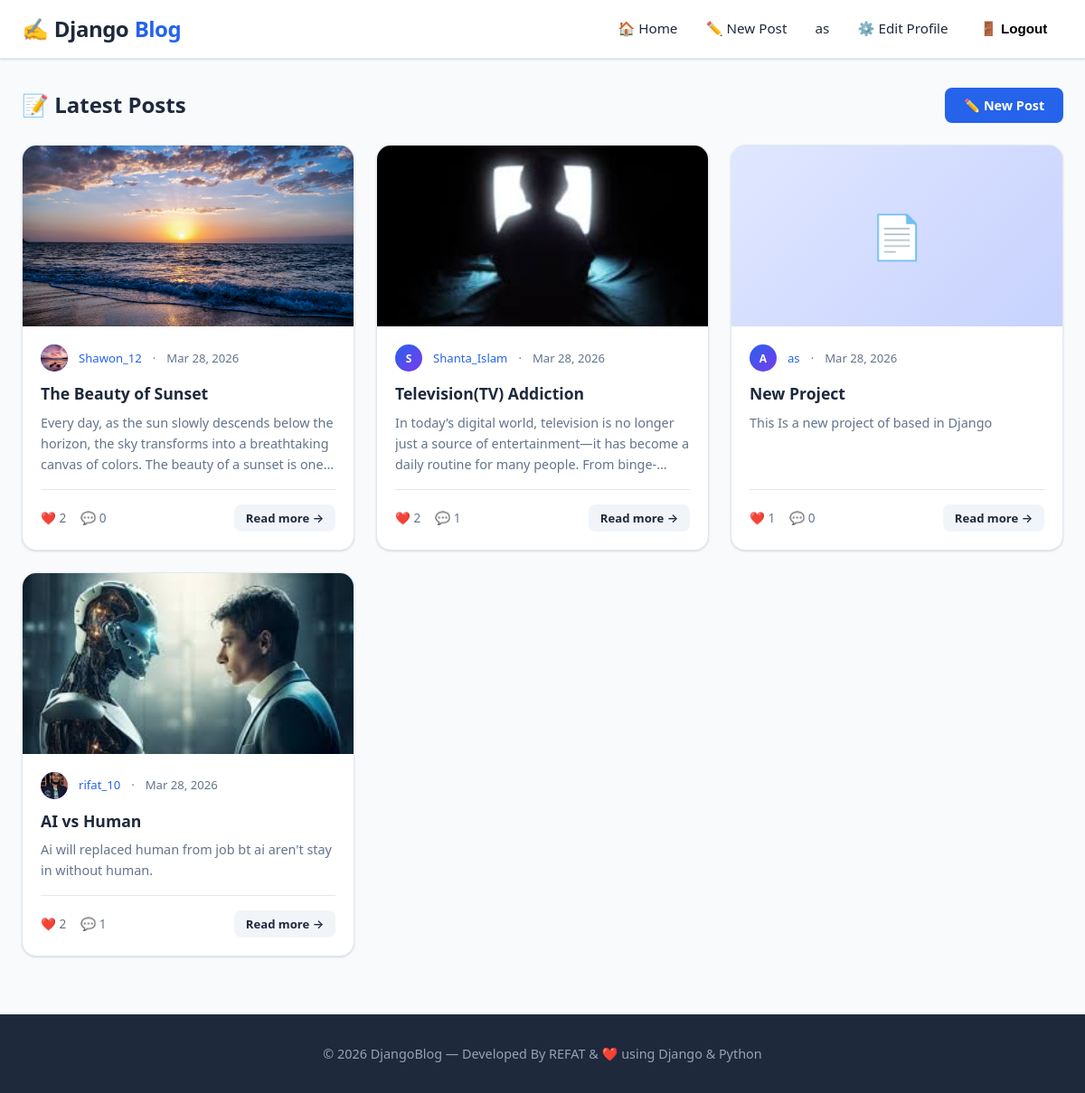
The page / (signed in) on the database its author committed.
### blog/models.py (models this page shows, shortened)
class Post(models.Model):
    title = models.CharField(max_length=200)
    content = models.TextField()
    author = models.ForeignKey(User, on_delete=models.CASCADE, related_name='posts')
    created_date = models.DateTimeField(default=timezone.now)
    updated_date = models.DateTimeField(auto_now=True)
    image = models.ImageField(upload_to='post_images/', blank=True, null=True)
    class Meta:
        ordering = ['-created_date']
    def total_likes(self):
        return self.likes.count()
    def total_comments(self):
        return self.comments.count()

class UserProfile(models.Model):
    user = models.OneToOneField(User, on_delete=models.CASCADE, related_name='profile')
    bio = models.TextField(blank=True, null=True, max_length=500)
    profile_pic = models.ImageField(upload_to='profile_pics/', blank=True, null=True)
    location = models.CharField(max_length=100, blank=True, null=True)
    website = models.URLField(blank=True, null=True)

### blog/views.py (the view)
# urls.py: path('', views.home, name='home'),
def home(request):
    posts = Post.objects.all().select_related('author', 'author__profile').prefetch_related('likes', 'comments')
    return render(request, 'blog/home.html', {'posts': posts})

### blog/templates/blog/home.html (shortened to what this page needs)
{% extends 'blog/base.html' %}
{% block content %}
<div class="section-header">
  <h2 class="section-title">📝 Latest Posts</h2>
  {% if user.is_authenticated %}
    <a href="{% url 'post_create' %}" class="btn btn-primary">✏️ New Post</a>
  {% endif %}
</div>
{% if posts %}
  <div class="posts-grid">
    {% for post in posts %}
    <article class="post-card">
      {% if post.image %}
        <img src="{{ post.image.url }}" alt="{{ post.title }}" class="post-card-image" loading="lazy" />
      {% else %}
        <div class="post-card-image-placeholder">📄</div>
      {% endif %}
      <div class="post-card-body">
        <div class="post-card-meta">
          <div class="author-avatar">
            {% if post.author.profile.profile_pic %}
              <img src="{{ post.author.profile.profile_pic.url }}" class="avatar-img" alt="pic" />
            {% else %}
              {{ post.author.username|first|upper }}
            {% endif %}
          </div>
          <a href="{% url 'profile' post.author.username %}">{{ post.author.username }}</a>
          <span>·</span>
          <span>{{ post.created_date|date:"M d, Y" }}</span>
        </div>
        <h3 class="post-card-title">
          <a href="{% url 'post_detail' post.pk %}">{{ post.title }}</a>
        </h3>
        <p class="post-card-excerpt">{{ post.content|truncatechars:150 }}</p>
        <div class="post-card-footer">
          <div class="post-stats">
            <span class="stat-item">❤️ {{ post.total_likes }}</span>
            <span class="stat-item">💬 {{ post.total_comments }}</span>
          </div>
          <a href="{% url 'post_detail' post.pk %}" class="btn btn-light btn-sm">Read more →</a>
        </div>
      </div>
    </article>
    {% endfor %}
  </div>
{% endif %}
{% endblock %}

### blog/templates/blog/base.html (shortened to what this page needs)
{% load static %}
<!DOCTYPE html>
<html lang="en">
<head>
  <link rel="stylesheet" href="{% static 'css/style.css' %}" />
</head>
<body>
  <nav class="navbar">
    <div class="navbar-inner">
      <a class="navbar-brand" href="{% url 'home' %}">✍️ <span>Django</span>Blog</a>
      <ul class="navbar-nav" id="navMenu">
        <li><a class="nav-link" href="{% url 'home' %}">🏠 Home</a></li>
        {% if user.is_authenticated %}
          <li><a class="nav-link" href="{% url 'post_create' %}">✏️ New Post</a></li>
          <li>
            <a class="nav-link" href="{% url 'profile' user.username %}">
              {{ user.username }}
            </a>
          </li>
          <li><a class="nav-link" href="{% url 'profile_edit' %}">⚙️ Edit Profile</a></li>
          <li>
            <form method="post" action="{% url 'logout' %}" style="display:inline;">
              <button type="submit" class="nav-link btn-nav-primary" style="background:none;border:none;cursor:pointer;">🚪 Logout</button>
            </form>
          </li>
        {% else %}
          <li><a class="nav-link" href="{% url 'login' %}">Login</a></li>
          <li><a class="nav-link btn-nav-primary" href="{% url 'register' %}">Register</a></li>
        {% endif %}
      </ul>
    </div>
  </nav>
  <main class="main-content">
    {% block content %}{% endblock %}
  </main>
  <footer>
    <p>© 2026 DjangoBlog — Developed By REFAT & ❤️ using Django & Python</p>
  </footer>
</body>
</html>

### static/css/style.css (style rules this page uses)
:root { --primary: #2563eb; --primary-dark: #1d4ed8; --secondary: #64748b; --success: #16a34a; --danger: #dc2626; --warning: #d97706; --light-bg: #f8fafc; --card-bg: #ffffff; --border: #e2e8f0; --text-main: #1e293b; --text-muted: #64748b; --shadow: 0 1px 3px rgba(0,0,0,0.08), 0 1px 2px rgba(0,0,0,0.06); --shadow-md: 0 4px 6px rgba(0,0,0,0.07), 0 2px 4px rgba(0,0,0,0.06); --shadow-lg: 0 10px 15px rgba(0,0,0,0.1), 0 4px 6px rgba(0,0,0,0.05); --radius: 10px; --radius-lg: 16px; }
* { margin: 0; padding: 0; box-sizing: border-box; }
body { font-family: 'Segoe UI', system-ui, -apple-system, sans-serif; background: var(--light-bg); color: var(--text-main); line-height: 1.6; min-height: 100vh; }
a { text-decoration: none; color: var(--primary); transition: color 0.2s; }
img { max-width: 100%; height: auto; }
.navbar { background: #fff; border-bottom: 1px solid var(--border); padding: 0; position: sticky; top: 0; z-index: 1000; box-shadow: var(--shadow); }
.navbar-inner { max-width: 1200px; margin: 0 auto; padding: 0 1.5rem; display: flex; align-items: center; justify-content: space-between; height: 64px; }
.navbar-brand { font-size: 1.5rem; font-weight: 800; color: var(--primary) !important; letter-spacing: -0.5px; display: flex; align-items: center; gap: 0.4rem; }
.navbar-brand span { color: var(--text-main); }
.navbar-nav { display: flex; align-items: center; gap: 0.25rem; list-style: none; }
.navbar-nav .nav-link { padding: 0.5rem 0.85rem; border-radius: 7px; font-weight: 500; font-size: 0.95rem; color: var(--text-main); transition: all 0.2s; }
.btn-nav-primary { background: var(--primary); color: black !important; padding: 0.45rem 1.1rem !important; border-radius: 7px !important; font-weight: 600 !important; }
.main-content { max-width: 1200px; margin: 2rem auto; padding: 0 1.5rem; }
.btn { display: inline-flex; align-items: center; gap: 0.4rem; padding: 0.6rem 1.3rem; border-radius: 8px; font-weight: 600; font-size: 0.9rem; border: none; cursor: pointer; transition: all 0.2s; text-decoration: none; line-height: 1.4; }
.btn-primary { background: var(--primary); color: #fff; }
.btn-light { background: #f1f5f9; color: var(--text-main); }
.btn-sm { padding: 0.35rem 0.8rem; font-size: 0.82rem; }
.section-header { display: flex; align-items: center; justify-content: space-between; margin-bottom: 1.5rem; }
.section-title { font-size: 1.5rem; font-weight: 700; color: var(--text-main); }
.posts-grid { display: grid; grid-template-columns: repeat(auto-fill, minmax(320px, 1fr)); gap: 1.5rem; }
.post-card { background: var(--card-bg); border-radius: var(--radius-lg); box-shadow: var(--shadow); overflow: hidden; transition: all 0.25s; border: 1px solid var(--border); display: flex; flex-direction: column; }
.post-card-image { width: 100%; height: 200px; object-fit: cover; }
.post-card-image-placeholder { width: 100%; height: 200px; background: linear-gradient(135deg, #e0e7ff, #c7d2fe); display: flex; align-items: center; justify-content: center; font-size: 3rem; }
.post-card-body { padding: 1.25rem; flex: 1; display: flex; flex-direction: column; }
.post-card-meta { display: flex; align-items: center; gap: 0.75rem; margin-bottom: 0.75rem; font-size: 0.82rem; color: var(--text-muted); }
.author-avatar { width: 30px; height: 30px; border-radius: 50%; background: linear-gradient(135deg, var(--primary), #7c3aed); display: flex; align-items: center; justify-content: center; color: #fff; font-size: 0.75rem; font-weight: 700; flex-shrink: 0; }
.post-card-title { font-size: 1.1rem; font-weight: 700; margin-bottom: 0.5rem; color: var(--text-main); line-height: 1.4; }
.post-card-title a { color: inherit; }
.post-card-excerpt { color: var(--text-muted); font-size: 0.9rem; line-height: 1.6; flex: 1; overflow: hidden; display: -webkit-box; -webkit-line-clamp: 3; -webkit-box-orient: vertical; }
.post-card-footer { display: flex; align-items: center; justify-content: space-between; padding-top: 1rem; margin-top: 1rem; border-top: 1px solid var(--border); }
.post-stats { display: flex; gap: 1rem; font-size: 0.85rem; color: var(--text-muted); }
.stat-item { display: flex; align-items: center; gap: 0.3rem; }
footer { background: #1e293b; color: #94a3b8; text-align: center; padding: 2rem 1.5rem; margin-top: 4rem; font-size: 0.9rem; }
.avatar-img { width: 100%; height: 100%; object-fit: cover; border-radius: 50%; }
.author-avatar { overflow: hidden; flex-shrink: 0; }

### rows shown on the page
Post: image (picture), author.profile.profile_pic (picture), author.username "Shawon_12", created_date "Mar 28, 2026", title "The Beauty of Sunset", content "Every day, as the sun slowly descends below the horizon, the sky transforms into a breathtaking canvas of colors. The beauty of a sunset is…", total_likes "2", total_comments "0"
Post: image (picture), author.username|first "S", author.username "Shanta_Islam", created_date "Mar 28, 2026", title "Television(TV) Addiction", content "In today’s digital world, television is no longer just a source of entertainment—it has become a daily routine for many people.…", total_likes "2", total_comments "1"
Post: author.username|first "A", author.username "as", created_date "Mar 28, 2026", title "New Project", content "This Is a new project of based in Django", total_likes "1", total_comments "0"
Post: image (picture), author.profile.profile_pic (picture), author.username "rifat_10", created_date "Mar 28, 2026", title "AI vs Human", content "Ai will replaced human from job bt ai aren't stay in without human.", total_likes "2", total_comments "1"

### other values the page prints
{{ user.username }} "as"
